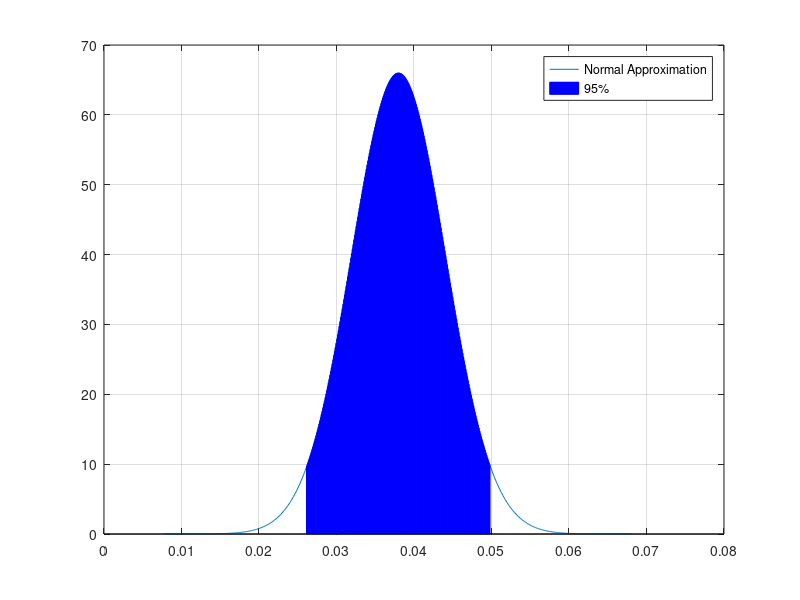

The MATLAB script that drew this image:
close all
clear all
mu = 800;
N = 1000;
p = 0.05;
limit_check = 50000;
lamb= 1/mu;
g = @(x)lamb*exp(-lamb*x);
F_inv = @(u)-(1/lamb)*log(1-u);
iter = 1000;
X = F_inv(rand(iter,N)); % Sample the value of the "gift"
u = rand(N,1);
n = binoinv(u,N,p); % Sample the value of
Tot = n'.*mean(X);
exceeding = zeros(size(Tot));
exceeding(Tot>limit_check) = 1; 
% Logical array will be binomaly distributed
p_exc = mean(exceeding);

% The Interval of a binomally distributed variable can be calculated as:
% p_bar+-z*sqrt(p_bar(1-p_bar)/N).
alpha = 0.05;
z = 1.96; % Retrieved from table from normal distribution.
std_exc = sqrt(p_exc*(1-p_exc)/N);
L = p_exc-z*std_exc;
U = p_exc+z*std_exc;
% Normal distribution with mu=p_exc and std=std_exc
x = [p_exc-5*std_exc:0.0001:p_exc+5*std_exc];
y = normpdf(x,p_exc,std_exc);
figure(2)
plot(x,y,"DisplayName","Normal Approximation")
hold on
bar(x(x>=L&x<=U),y(x>=L&x<=U),"FaceColor","b","EdgeColor","b","DisplayName","95%")
grid on
legend()
hold off





